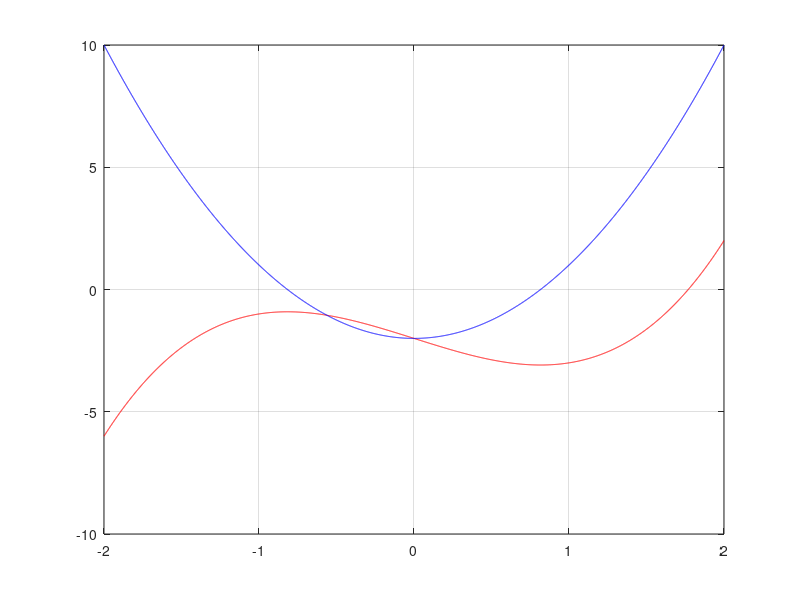

MATLAB code to generate this figure:
% Numeryczne obliczanie pochodnej - zaimplementuj algorytm numerycznego
% obliczania pochodnej funkcji dla przykładowej funkcji matematycznej. Porównaj na
% wykresie efekty obliczania pochodnej za pomocą wzoru numerycznego z
% wbudowaną funkcją MATLAB

clc;
clear;
close all;

dx = 0.001;
x = -2:dx:2;

f = @(x) x.^3-2*x-2;
y = f(x);
df1 = (y(2:end) - y(1:end-1))/dx;
df2 = (df1(1:end-1) + df1(2:end))/2;


figure;
    plot(x, y, 'r');
    hold on;
    plot(x(2:end-1), df2, 'b');
    grid on;